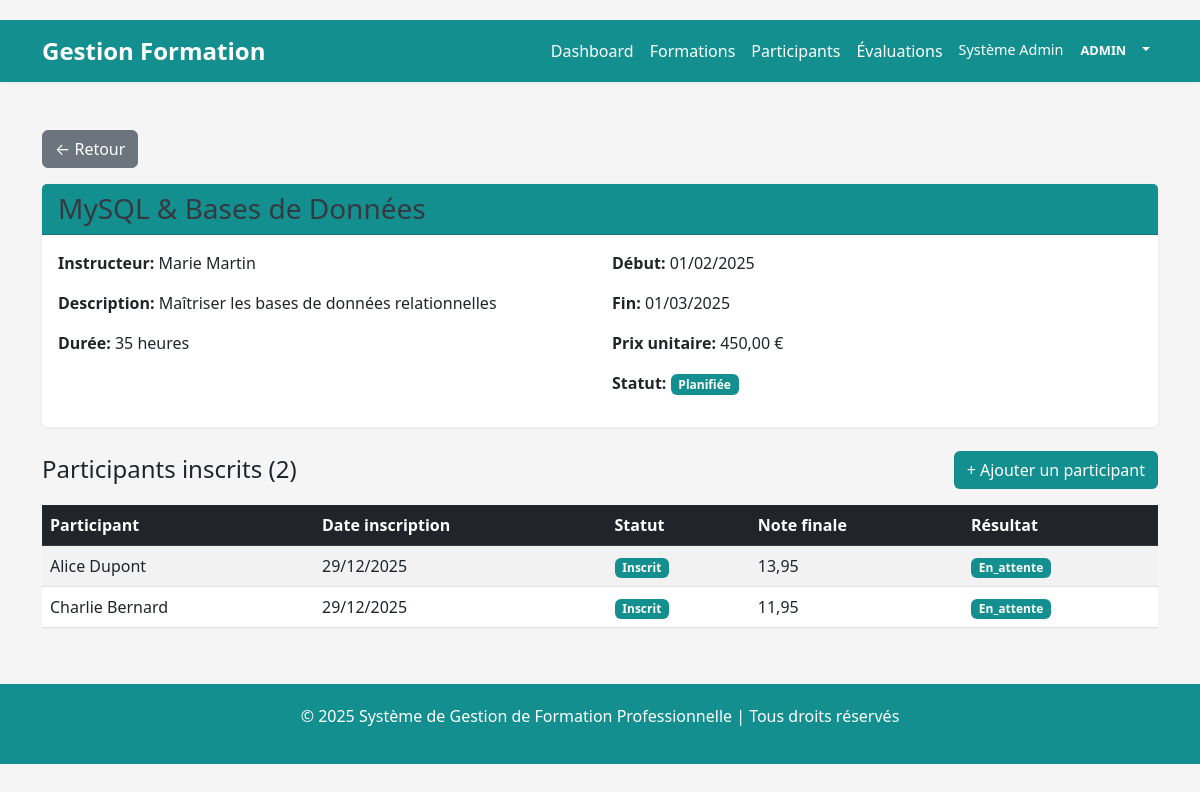
Page /formations/view.php?id=2 (signed in) on the committed database.
### tables this page shows
CREATE TABLE formations (
    id INT PRIMARY KEY AUTO_INCREMENT,
    titre VARCHAR(255) NOT NULL,
    description TEXT,
    instructeur VARCHAR(100) NOT NULL,
    date_debut DATE NOT NULL,
    date_fin DATE NOT NULL,
    duree_heures INT NOT NULL,
    nombre_participants INT DEFAULT 0,
    prix_unitaire DECIMAL(10, 2) NOT NULL,
    statut ENUM('planifiée', 'en_cours', 'terminée', 'annulée') DEFAULT 'planifiée',
    created_at TIMESTAMP DEFAULT CURRENT_TIMESTAMP,
    updated_at TIMESTAMP DEFAULT CURRENT_TIMESTAMP ON UPDATE CURRENT_TIMESTAMP,
    INDEX(statut),
    INDEX(date_debut)
);

CREATE TABLE inscriptions (
    id INT PRIMARY KEY AUTO_INCREMENT,
    participant_id INT NOT NULL,
    formation_id INT NOT NULL,
    date_inscription DATETIME DEFAULT CURRENT_TIMESTAMP,
    statut ENUM('inscrit', 'actif', 'complété', 'abandonne') DEFAULT 'inscrit',
    FOREIGN KEY(participant_id) REFERENCES participants(id) ON DELETE CASCADE,
    FOREIGN KEY(formation_id) REFERENCES formations(id) ON DELETE CASCADE,
    UNIQUE KEY(participant_id, formation_id),
    INDEX(formation_id),
    INDEX(statut)
);

CREATE TABLE participants (
    id INT PRIMARY KEY AUTO_INCREMENT,
    nom VARCHAR(100) NOT NULL,
    prenom VARCHAR(100) NOT NULL,
    email VARCHAR(100) UNIQUE NOT NULL,
    telephone VARCHAR(20),
    date_inscription DATE NOT NULL,
    statut ENUM('inscrit', 'en_cours', 'terminé', 'abandonné') DEFAULT 'inscrit',
    created_at TIMESTAMP DEFAULT CURRENT_TIMESTAMP,
    updated_at TIMESTAMP DEFAULT CURRENT_TIMESTAMP ON UPDATE CURRENT_TIMESTAMP,
    INDEX(email),
    INDEX(statut)
);

CREATE TABLE evaluations (
    id INT PRIMARY KEY AUTO_INCREMENT,
    inscription_id INT NOT NULL,
    note_devoir DECIMAL(5, 2),
    note_test DECIMAL(5, 2),
    note_participation DECIMAL(5, 2),
    note_finale DECIMAL(5, 2) GENERATED ALWAYS AS (
        (COALESCE(note_devoir, 0) * 0.3 + 
         COALESCE(note_test, 0) * 0.5 + 
         COALESCE(note_participation, 0) * 0.2)
    ) STORED,
    resultat ENUM('réussi', 'échoué', 'en_attente') DEFAULT 'en_attente',
    certificat_delivre BOOLEAN DEFAULT FALSE,
    date_evaluation TIMESTAMP DEFAULT CURRENT_TIMESTAMP,
    updated_at TIMESTAMP DEFAULT CURRENT_TIMESTAMP ON UPDATE CURRENT_TIMESTAMP,
    FOREIGN KEY(inscription_id) REFERENCES inscriptions(id) ON DELETE CASCADE,
    INDEX(resultat),
    INDEX(inscription_id)
);

### session.php (called while the page is built, shortened)
<?php
function isLoggedIn() {
    return isset($_SESSION['user_id']);
}
function isAdmin() {
    return isLoggedIn() && $_SESSION['user_role'] === 'admin';
}
?>

### formations/view.php (the view, shortened to what this page needs)
<?php
include '../config.php';
include '../session.php';
include '../header.php';
$id = isset($_GET['id']) ? (int)$_GET['id'] : 0;
try {
    $stmt = $pdo->prepare('SELECT * FROM formations WHERE id = ?');
    $stmt->execute([$id]);
    $formation = $stmt->fetch();
    $stmt = $pdo->prepare('
        SELECT i.*, p.nom, p.prenom, e.note_finale, e.resultat
        FROM inscriptions i
        JOIN participants p ON i.participant_id = p.id
        LEFT JOIN evaluations e ON i.id = e.inscription_id
        WHERE i.formation_id = ?
    ');
    $stmt->execute([$id]);
    $inscriptions = $stmt->fetchAll();
} catch (Exception $e) {
    echo getErrorMessage('Erreur: ' . $e->getMessage());
    $formation = null;
    $inscriptions = [];
}
?>
<div class="mb-3">
    <a href="list.php" class="btn btn-secondary">← Retour</a>
</div>
<?php if ($formation): ?>
<div class="card mb-4">
    <div class="card-header bg-primary text-white">
        <h3 class="mb-0"><?php echo htmlspecialchars($formation['titre']); ?></h3>
    </div>
    <div class="card-body">
        <div class="row">
            <div class="col-md-6">
                <p><strong>Instructeur:</strong> <?php echo htmlspecialchars($formation['instructeur']); ?></p>
                <p><strong>Description:</strong> <?php echo htmlspecialchars($formation['description'] ?: 'N/A'); ?></p>
                <p><strong>Durée:</strong> <?php echo $formation['duree_heures']; ?> heures</p>
            </div>
            <div class="col-md-6">
                <p><strong>Début:</strong> <?php echo date('d/m/Y', strtotime($formation['date_debut'])); ?></p>
                <p><strong>Fin:</strong> <?php echo date('d/m/Y', strtotime($formation['date_fin'])); ?></p>
                <p><strong>Prix unitaire:</strong> <?php echo number_format($formation['prix_unitaire'], 2, ',', ' '); ?> €</p>
                <p><strong>Statut:</strong> <span class="badge bg-primary"><?php echo ucfirst($formation['statut']); ?></span></p>
            </div>
        </div>
    </div>
</div>
<div class="d-flex justify-content-between align-items-center mb-3">
    <h4 class="mb-0">Participants inscrits (<?php echo count($inscriptions); ?>)</h4>
    <?php if (isAdmin()): ?>
    <a href="add_participant.php?formation_id=<?php echo $id; ?>" class="btn btn-success">+ Ajouter un participant</a>
    <?php endif; ?>
</div>
<?php if (count($inscriptions) > 0): ?>
<div class="table-responsive">
    <table class="table table-striped">
        <thead class="table-dark">
            <tr>
                <th>Participant</th>
                <th>Date inscription</th>
                <th>Statut</th>
                <th>Note finale</th>
                <th>Résultat</th>
            </tr>
        </thead>
        <tbody>
            <?php foreach ($inscriptions as $inscription): ?>
            <tr>
                <td><?php echo htmlspecialchars($inscription['prenom'] . ' ' . $inscription['nom']); ?></td>
                <td><?php echo date('d/m/Y', strtotime($inscription['date_inscription'])); ?></td>
                <td><span class="badge bg-info"><?php echo ucfirst($inscription['statut']); ?></span></td>
                <td><?php echo $inscription['note_finale'] ? number_format($inscription['note_finale'], 2, ',', ' ') : '-'; ?></td>
                <td>
                    <?php if ($inscription['resultat']): ?>
                        <span class="badge bg-<?php echo $inscription['resultat'] == 'réussi' ? 'success' : 'danger'; ?>">
                            <?php echo ucfirst($inscription['resultat']); ?>
                        </span>
                    <?php else: ?>
                        <span class="badge bg-secondary">Non évalué</span>
                    <?php endif; ?>
                </td>
            </tr>
            <?php endforeach; ?>
        </tbody>
    </table>
</div>
<?php else: ?>
<p class="text-muted">Aucun participant inscrit pour cette formation.</p>
<?php endif; ?>
<?php else: ?>
<p class="text-danger">Formation non trouvée.</p>
<?php endif; ?>
<?php include '../footer.php'; ?>

### assets/css/muted.css (style rules this page uses)
:root { --muted-bg: #f7f7f7; --muted-foreground: #495057; --muted-accent: #6c757d; --muted-muted: #adb5bd; --muted-dark: #343a40; --brand: #138f8f; --brand-contrast: #ffffff; }
.navbar, .bg-primary, .bg-success, .bg-danger, .bg-warning, .bg-info, .table-dark { background-color: var(--brand) !important; color: var(--brand-contrast) !important; }
.btn-primary, .btn-success, .btn-danger, .btn-warning, .btn-info { background-color: var(--brand) !important; color: var(--brand-contrast) !important; border-color: rgba(0,0,0,0.05) !important; }
.badge.bg-primary, .badge.bg-success, .badge.bg-danger, .badge.bg-warning, .badge.bg-info { background-color: var(--brand) !important; color: var(--brand-contrast) !important; }
.bg-primary.text-white, .bg-success.text-white, .bg-danger.text-white, .bg-warning.text-white, .bg-info.text-white, .card.bg-success.text-white, .card.bg-primary.text-white { color: var(--muted-dark) !important; }
.card { box-shadow: 0 1px 4px rgba(0,0,0,0.06) !important; }

### header.php (style rules this page uses)
body { background-color: #f5f5f5; padding-top: 20px; }
.card { border: none; box-shadow: 0 2px 8px rgba(0,0,0,0.1); transition: transform 0.3s; }

### rows in the picture
formations: titre "MySQL & Bases de Données", instructeur "Marie Martin", description "Maîtriser les bases de données relationnelles", duree_heures "35", date_debut "01/02/2025", date_fin "01/03/2025", prix_unitaire "450,00", statut "Planifiée"
inscriptions: participant.nom "Alice Dupont", date_inscription "29/12/2025", statut "Inscrit", evaluations.note_finale "13,95", evaluations.resultat "En_attente"
inscriptions: participant.nom "Charlie Bernard", date_inscription "29/12/2025", statut "Inscrit", evaluations.note_finale "11,95", evaluations.resultat "En_attente"

### other values in the picture
$_SESSION['user_prenom'] . ' ' . $_SESSION['user_nom'] "Système Admin"
count($inscriptions) "2"
